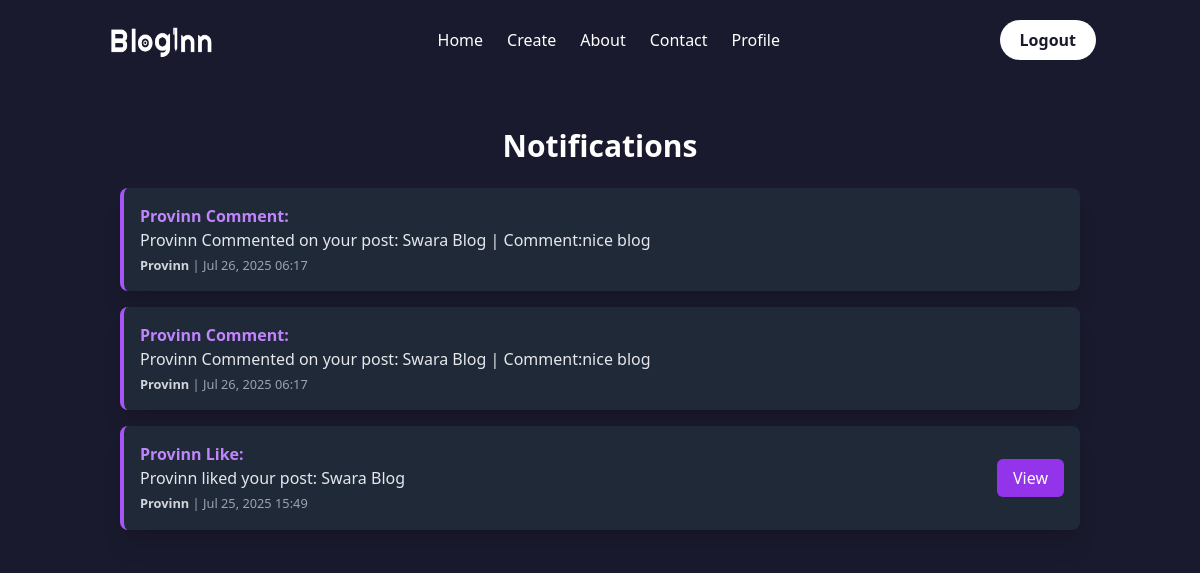
The page /notification/ (signed in) on the database as committed earlier.
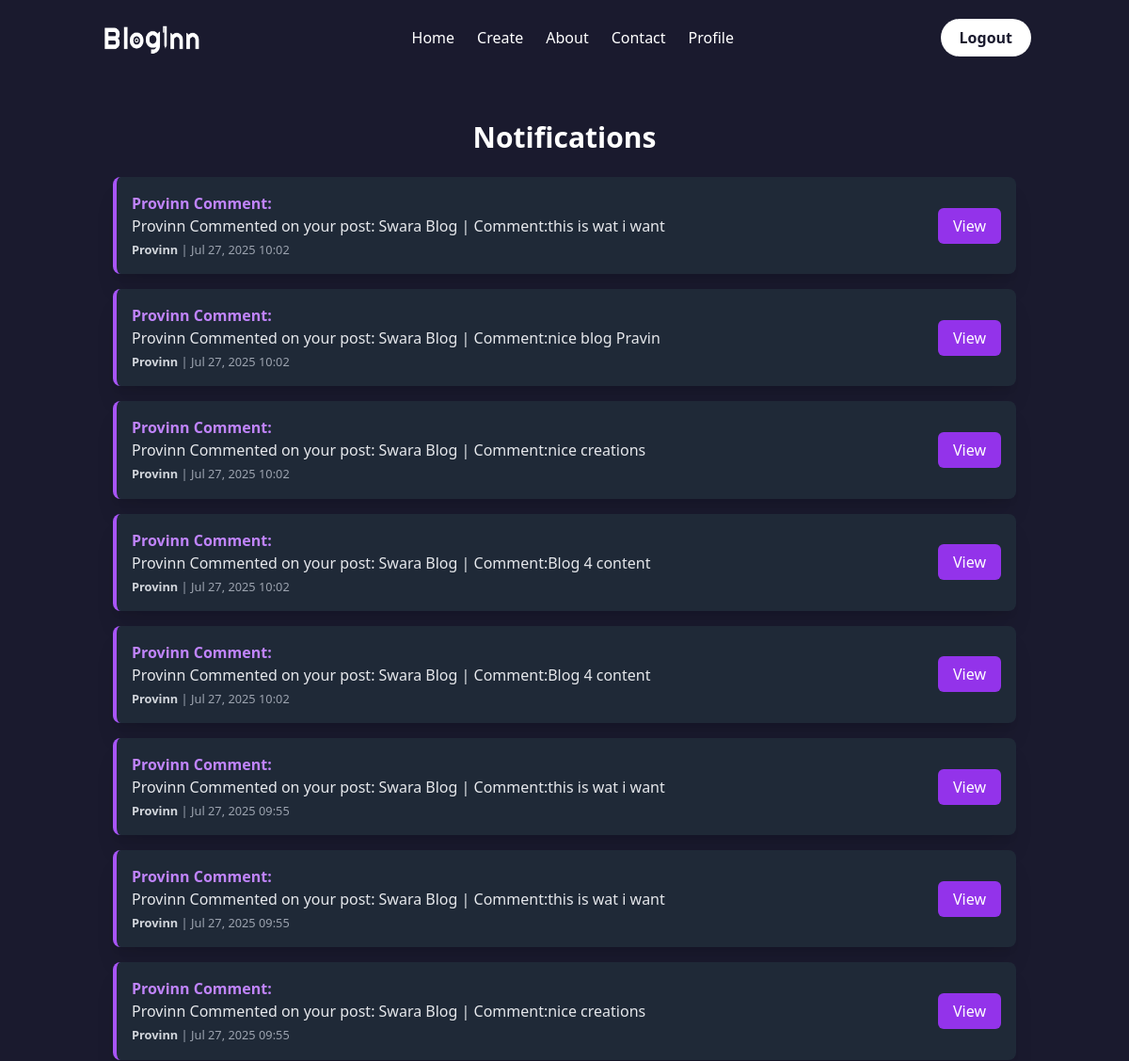
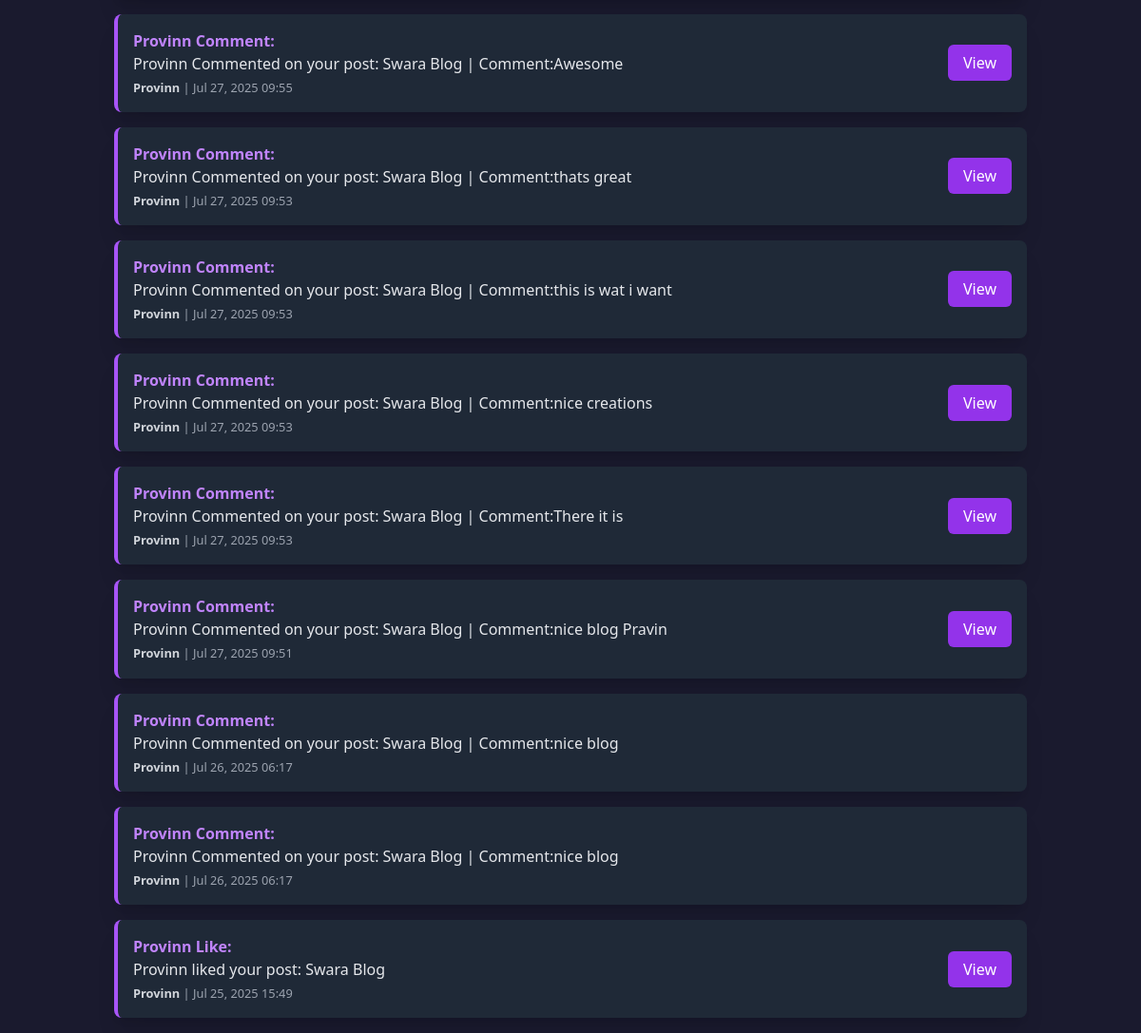
The same page on the database as committed later (2 pictures, top to bottom).
### users/models.py (models this page shows, shortened)
class Notification(models.Model):
    sender = models.ForeignKey(User, related_name='sent_notifications', on_delete=models.SET_NULL, null=True, blank=True)
    receiver = models.ForeignKey(User, related_name='received_notifications', on_delete=models.CASCADE)  # The blog author or target
    blog = models.ForeignKey(Post, on_delete=models.CASCADE, null=True, blank=True)
    message = models.CharField(max_length=255)
    type = models.CharField(
        max_length=20,
        choices=[('comment', 'Comment'), ('like', 'Like'), ('follow', 'Follow'), ('system', 'System')],
        default='system'
    )
    is_read = models.BooleanField(default=False)
    action_url = models.URLField(blank=True, null=True)
    timestamp = models.DateTimeField(auto_now_add=True)

### users/views.py (the view)
# urls.py: path('notification/',user_views.notification,name='notification'),
@login_required
def notification(request):
    notifications=Notification.objects.filter(receiver=request.user).order_by('-timestamp')
    return render(request,'users/notification.html',{'notifications':notifications})

### users/templates/users/notification.html
{% extends "blog/base.html" %}
{% block content %}
<div class="container mx-auto mt-8 p-4">
    <h2 class="text-3xl font-bold mb-6 text-white text-center">Notifications</h2>
    {% if notifications %}
        <ul class="space-y-4">
            {% for post in notifications %}
                <li class="p-4 rounded-lg shadow-xl flex flex-col md:flex-row justify-between items-start md:items-center
                           transition-all duration-300 ease-in-out
                           {% if not post.is_read %}
                               bg-gray-800 border-l-4 border-purple-500 hover:bg-gray-700
                           {% else %}
                               bg-gray-900 border border-gray-700 hover:bg-gray-800
                           {% endif %}">
                    <div class="mb-2 md:mb-0 md:mr-4 flex-grow">
                        <p class="text-gray-200">
                            <a href="#" class="font-bold text-purple-400 hover:underline">{{ post.sender.username }}</a>
                            <strong class="text-purple-400">{{ post.type|capfirst }}:</strong>
                            <br>
                            {{ post.message }}
                        </p>
                        <small class="text-gray-400 block mt-1">
                            <span class="font-semibold text-gray-300">{{ post.sender.username }}</span> | {{ post.timestamp|date:"M d, Y H:i" }}
                        </small>
                    </div>
                    {% if post.action_url %}
                        <div class="flex-shrink-0 mt-2 md:mt-0">
                            <a href="{{ post.action_url }}"
                               class="px-4 py-2 bg-purple-600 text-white rounded-md hover:bg-purple-700 focus:outline-none focus:ring-2 focus:ring-purple-500 focus:ring-offset-2 transition duration-150 ease-in-out">
                                View
                            </a>
                        </div>
                    {% endif %}
                </li>
            {% endfor %}
        </ul>
    {% else %}
        <p class="text-center text-gray-400 text-lg mt-8">No notifications yet.</p>
    {% endif %}
</div>
{% endblock %}

Rows that differ between the two databases and show on the page:
added Notification: sender.username "Provinn", type "Comment", message "Provinn Commented on your post: Swara Blog | Comment:this is wat i want", timestamp "Jul 27, 2025 10:02"
added Notification: sender.username "Provinn", type "Comment", message "Provinn Commented on your post: Swara Blog | Comment:nice blog Pravin", timestamp "Jul 27, 2025 10:02"
added Notification: sender.username "Provinn", type "Comment", message "Provinn Commented on your post: Swara Blog | Comment:nice creations", timestamp "Jul 27, 2025 10:02"
added Notification: sender.username "Provinn", type "Comment", message "Provinn Commented on your post: Swara Blog | Comment:Blog 4 content", timestamp "Jul 27, 2025 10:02"
added Notification: sender.username "Provinn", type "Comment", message "Provinn Commented on your post: Swara Blog | Comment:Blog 4 content", timestamp "Jul 27, 2025 10:02"
added Notification: sender.username "Provinn", type "Comment", message "Provinn Commented on your post: Swara Blog | Comment:this is wat i want", timestamp "Jul 27, 2025 09:55"
added Notification: sender.username "Provinn", type "Comment", message "Provinn Commented on your post: Swara Blog | Comment:this is wat i want", timestamp "Jul 27, 2025 09:55"
added Notification: sender.username "Provinn", type "Comment", message "Provinn Commented on your post: Swara Blog | Comment:nice creations", timestamp "Jul 27, 2025 09:55"
added Notification: sender.username "Provinn", type "Comment", message "Provinn Commented on your post: Swara Blog | Comment:Awesome", timestamp "Jul 27, 2025 09:55"
added Notification: sender.username "Provinn", type "Comment", message "Provinn Commented on your post: Swara Blog | Comment:thats great", timestamp "Jul 27, 2025 09:53"
added Notification: sender.username "Provinn", type "Comment", message "Provinn Commented on your post: Swara Blog | Comment:this is wat i want", timestamp "Jul 27, 2025 09:53"
added Notification: sender.username "Provinn", type "Comment", message "Provinn Commented on your post: Swara Blog | Comment:nice creations", timestamp "Jul 27, 2025 09:53"
added Notification: sender.username "Provinn", type "Comment", message "Provinn Commented on your post: Swara Blog | Comment:There it is", timestamp "Jul 27, 2025 09:53"
added Notification: sender.username "Provinn", type "Comment", message "Provinn Commented on your post: Swara Blog | Comment:nice blog Pravin", timestamp "Jul 27, 2025 09:51"
